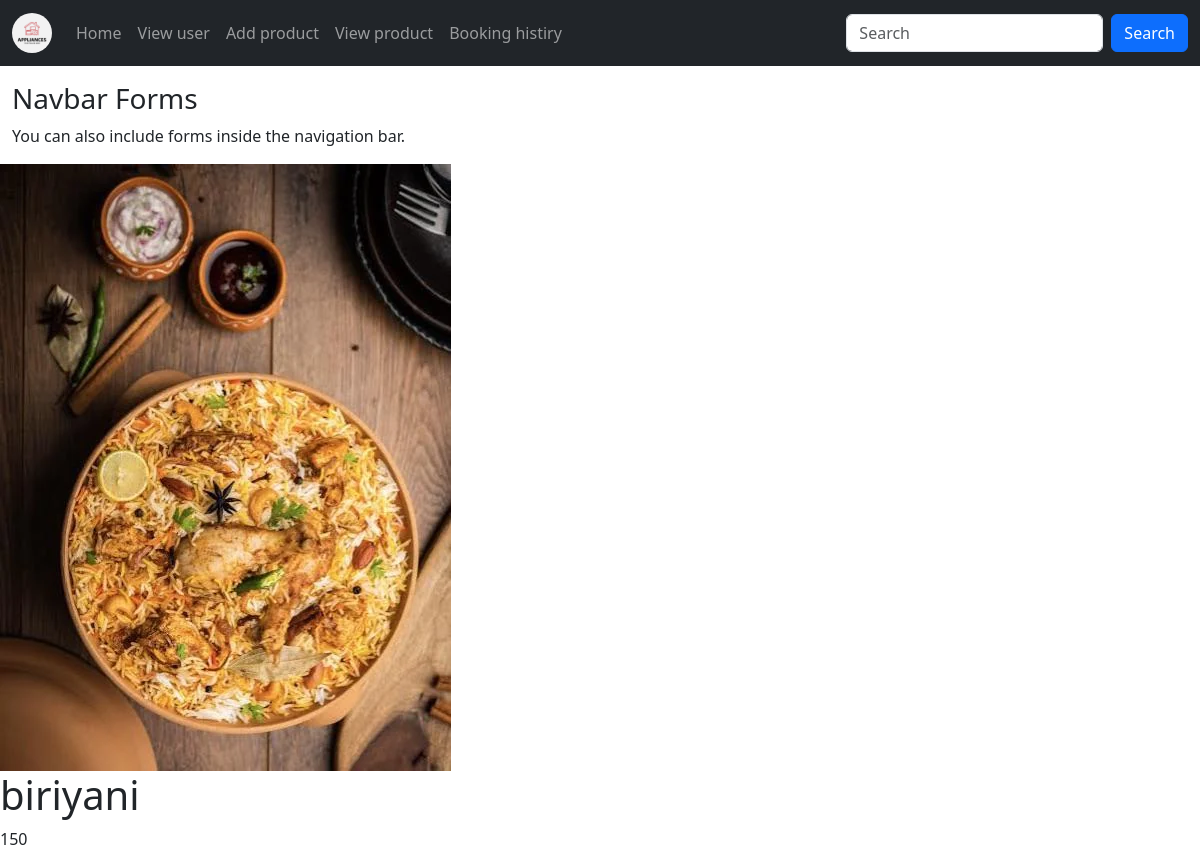
The app's page /prodetails/1, older data.
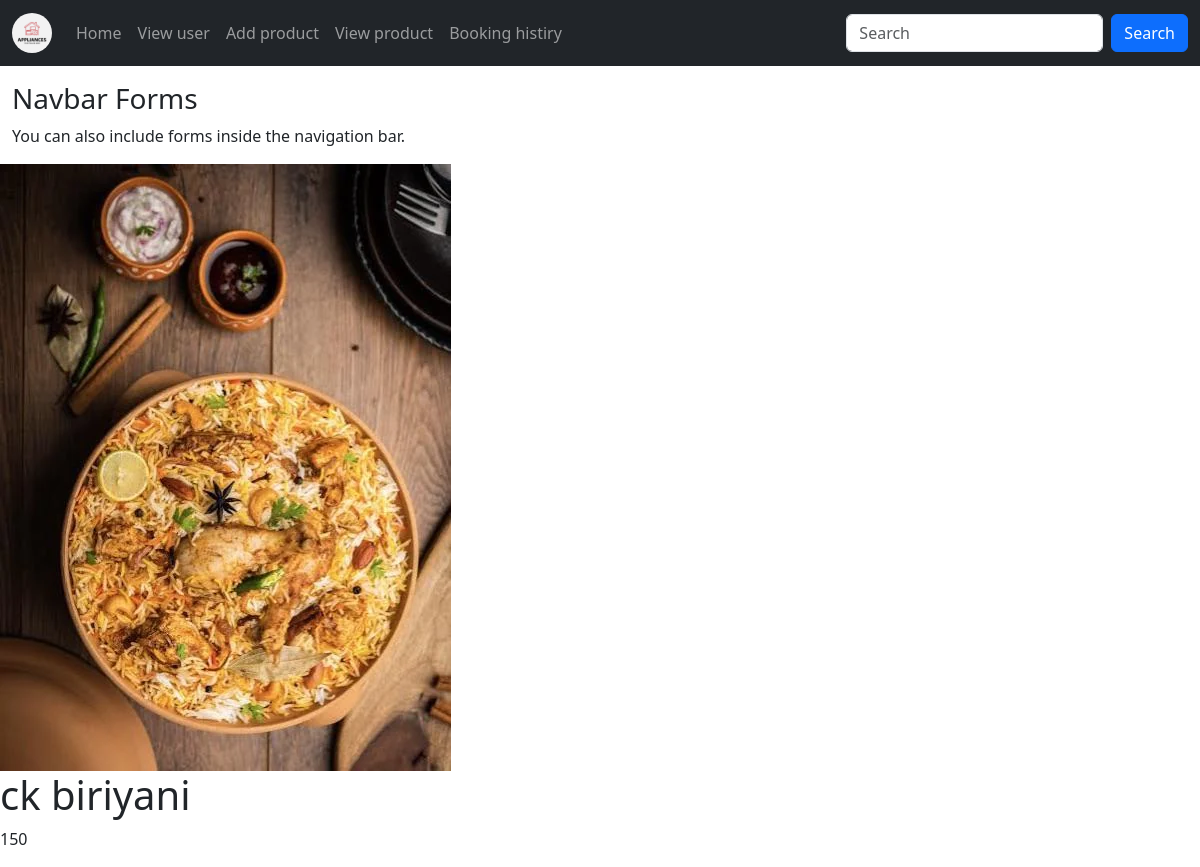
The same page, newer data.
### app/models.py (models this page shows, shortened)
class Product(models.Model):
    name = models.TextField()
    discription = models.TextField()
    price = models.IntegerField()
    category = models.TextField()
    quantity = models.IntegerField()
    offerprice = models.IntegerField()
    image = models.FileField()

### app/views.py (the view)
# urls.py: path('prodetails/<int:id>',views.prodetails),
def prodetails(req,id):
        data=Product.objects.get(pk=id)
        return render(req,'prodetails.html',{'data':data})

### template/prodetails.html (shortened to what this page needs)
<!DOCTYPE html>
<html lang="en">
<head>
  <link href="https://cdn.jsdelivr.net/npm/bootstrap@5.3.3/dist/css/bootstrap.min.css" rel="stylesheet">
</head>
<body>
<nav class="navbar navbar-expand-sm navbar-dark bg-dark">
  <div class="container-fluid">
    <a class="navbar-brand" href="#">
        <img src="static/360_F_450084582_MJt3cB5MG2NcwgoaN86eWH5573szBMKH.jpg" alt="Logo" style="width:40px;" class="rounded-pill">
      </a>
    <div class="collapse navbar-collapse" id="mynavbar">
      <ul class="navbar-nav me-auto">
        <li class="nav-item">
            <a class="nav-link" href="../adminhome">Home</a>
          </li>
        <li class="nav-item">
          <a class="nav-link" href="../viewuser">View user</a>
        </li>
        <li class="nav-item">
          <a class="nav-link" href="../addpro">Add product</a>
        </li>
        <li class="nav-item">
            <a class="nav-link" href="../viewpro">View product</a>
          </li>
        <li class="nav-item">
          <a class="nav-link" href="../bookinghistory">Booking histiry</a>
        </li>
      </ul>
      <form class="d-flex">
        <input class="form-control me-2" type="text" placeholder="Search">
        <button class="btn btn-primary" type="button">Search</button>
      </form>
    </div>
  </div>
</nav>
<div class="container-fluid mt-3">
  <h3>Navbar Forms</h3>
  <p>You can also include forms inside the navigation bar.</p>
</div>
<div>
  <img src="{{data.image.url}}" alt="">
  <h1>{{data.name}}</h1>
  <p>{{data.price}}</p>
</div>
</body>
</html>

Row changes from the older to the newer data that the page shows:
changed Product: name "biriyani" → "ck biriyani"
